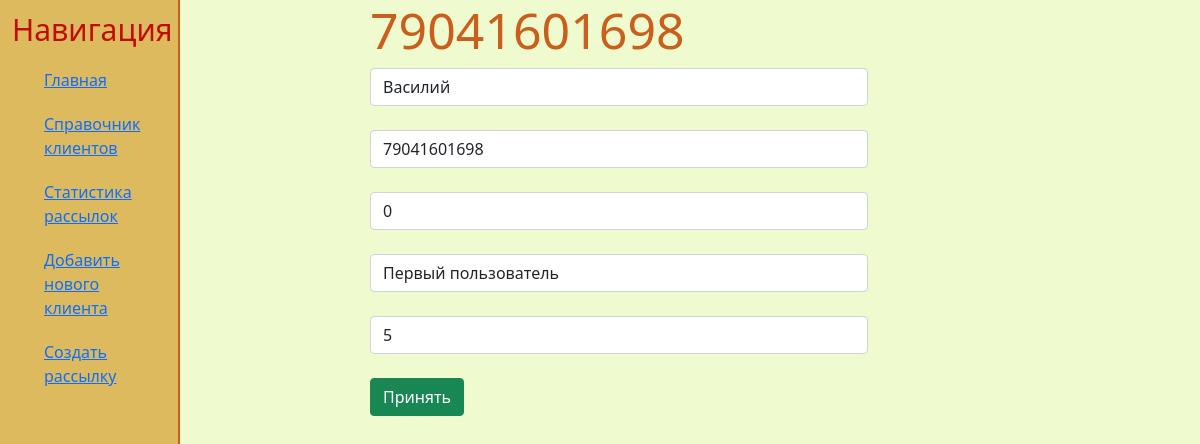
Page /client_edit/1 on the committed database.
### notification/models.py (models this page shows, shortened)
class Client(models.Model):
    name = models.CharField(verbose_name='Имя (необязательно)', max_length=50, default='', blank=True)
    number = models.DecimalField('Номер телефона 7XXXXXXXXXX', max_digits=11, decimal_places=0, unique=True)
    operator = models.DecimalField('Код мобильного оператора', max_digits=3, decimal_places=0)
    tag = models.CharField('Тег', max_length=30, blank=True)
    timezone = models.DecimalField('Часовой пояс клиента', max_digits=3, decimal_places=0, default='')
    class Meta:
        verbose_name = 'Клиент'
        verbose_name_plural = 'Клиенты'

### notification/views.py (the view)
# urls.py: path('client_edit/<int:pk>', views.ClientUpdateView.as_view(), name='edit_client'),
class ClientUpdateView(UpdateView):
    model = Client
    template_name = 'notification/create_client.html'
    context_object_name = 'client_key_url'
    form_class = ClientForm
    success_url = '/directory'

### notification/forms.py
class ClientForm(ModelForm):
    class Meta:
        model = Client
        fields = ['number', 'name', 'operator', 'tag', 'timezone']
        widgets = {
            'name':TextInput(attrs={
                'placeholder':"Имя (необязательно)",
                'class':"form-control"
            }),
            'number': NumberInput(attrs={
                'placeholder': "Номер телефона 7XXXXXXXXXX",
                'class': "form-control",
            }),
            'operator': NumberInput(attrs={
                'placeholder': "Код оператора",
                'class': "form-control"
            }),
            'tag': TextInput(attrs={
                'placeholder': "Тег",
                'class': "form-control"
            }),
            'timezone': NumberInput(attrs={
                'placeholder': "Часовой пояс",
                'class': "form-control"
            }),
        }

### notification/templates/notification/create_client.html (shortened to what this page needs)
{% extends 'notification/layout.html' %}
{% block content %}
    <div class="features">
        {% if client_key_url.number %}
            <h1>{{ client_key_url.number }}</h1>
        {% else %}
            <h1>Добавление нового клиента</h1>
        {% endif %}
        <form method="post">
            {{ form.name }}<br>
            {{ form.number }}<br>
            {{ form.operator }}<br>
            {{ form.tag }}<br>
            {{ form.timezone }}<br>
            <button class="btn btn-success" type="submit">Принять</button>
        </form>
    </div>
{% endblock %}

### notification/static/notification/css/main.css (style rules this page uses)
body { background: #EFFACE; }
main .features { margin-left: 50px; }
main .features h1 { font-size: 50px; }
main .features form { width: 60%; }

### rows in the picture
Client: name "Василий", number "79041601698", operator "0", tag "Первый пользователь", timezone "5"
